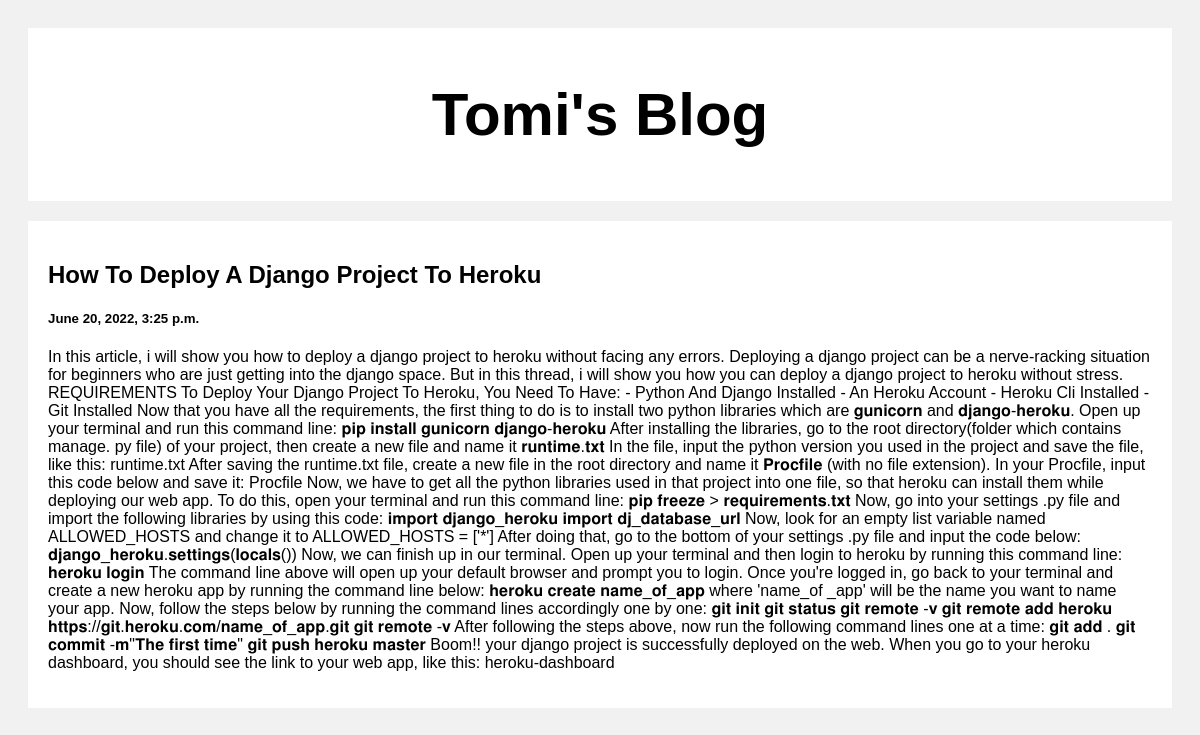
Screenshot of /post/2 with the database file from the repository.
### myapp/models.py (models this page shows)
class Post(models.Model):
    title =models.CharField(max_length=100)
    body = models.CharField(max_length =10000)
    created_Date = models.DateTimeField(default=datetime.now, blank=True)

### myapp/views.py (the view)
# urls.py: path("post/<str:pk>", views.post, name = 'post'),
def post(request,pk):
    posts = Post.objects.get(id=pk)
    return render(request,"post.html",{"posts": posts})

### templates/post.html (shortened to what this page needs)
<!DOCTYPE html>
<html>
<head>
</head>
<body>
    <div class="header">
        <h2>Tomi's Blog</h2>
    </div>
    <div class="row">
        <div class="leftcolumn">
            <div class="card">
                <a style="text-decoration: none; color: black;" href="/post/{{post.id}}">
                    <h2>{{posts.title}}</h2>
                    <h5>{{posts.created_Date}}</h5>
                    <p>{{posts.body}}</p>
                </a>
            </div>
        </div>
    </div>
</body>
</html>

### templates/post.html (style rules this page uses)
* { box-sizing: border-box; }
body { font-family: Arial; padding: 20px; background: #f1f1f1; }
.header { padding: 2px; font-size: 40px; text-align: center; background: white; }
.leftcolumn { float: left; width: 100%; }
.card { background-color: white; padding: 20px; margin-top: 20px; }
.row:after { content: ""; display: table; clear: both; }

### rows the page displays
Post: title "How To Deploy A Django Project To Heroku", created_Date "June 20, 2022, 3:25 p.m.", body "In this article, i will show you how to deploy a django project to heroku without facing any errors. Deploying a django project can be a nerve-racking situation for beginners who are just getting into the django space. But in this thread, i will show you how you can deploy a django project to heroku without stress. REQUIREMENTS To Deploy Your Django Project To Heroku, You Need To Have: - Python And Django Installed - An Heroku Account - Heroku Cli Installed - Git Installed Now that you have all the requirements, the first thing to do is to install two python libraries which are 𝐠𝐮𝐧𝐢𝐜𝐨𝐫𝐧 and 𝐝𝐣𝐚𝐧𝐠𝐨-𝐡𝐞𝐫𝐨𝐤𝐮. Open up your terminal and run this command line: 𝐩𝐢𝐩 𝐢𝐧𝐬𝐭𝐚𝐥𝐥 𝐠𝐮𝐧𝐢𝐜𝐨𝐫𝐧 𝐝𝐣𝐚𝐧𝐠𝐨-𝐡𝐞𝐫𝐨𝐤𝐮…"
